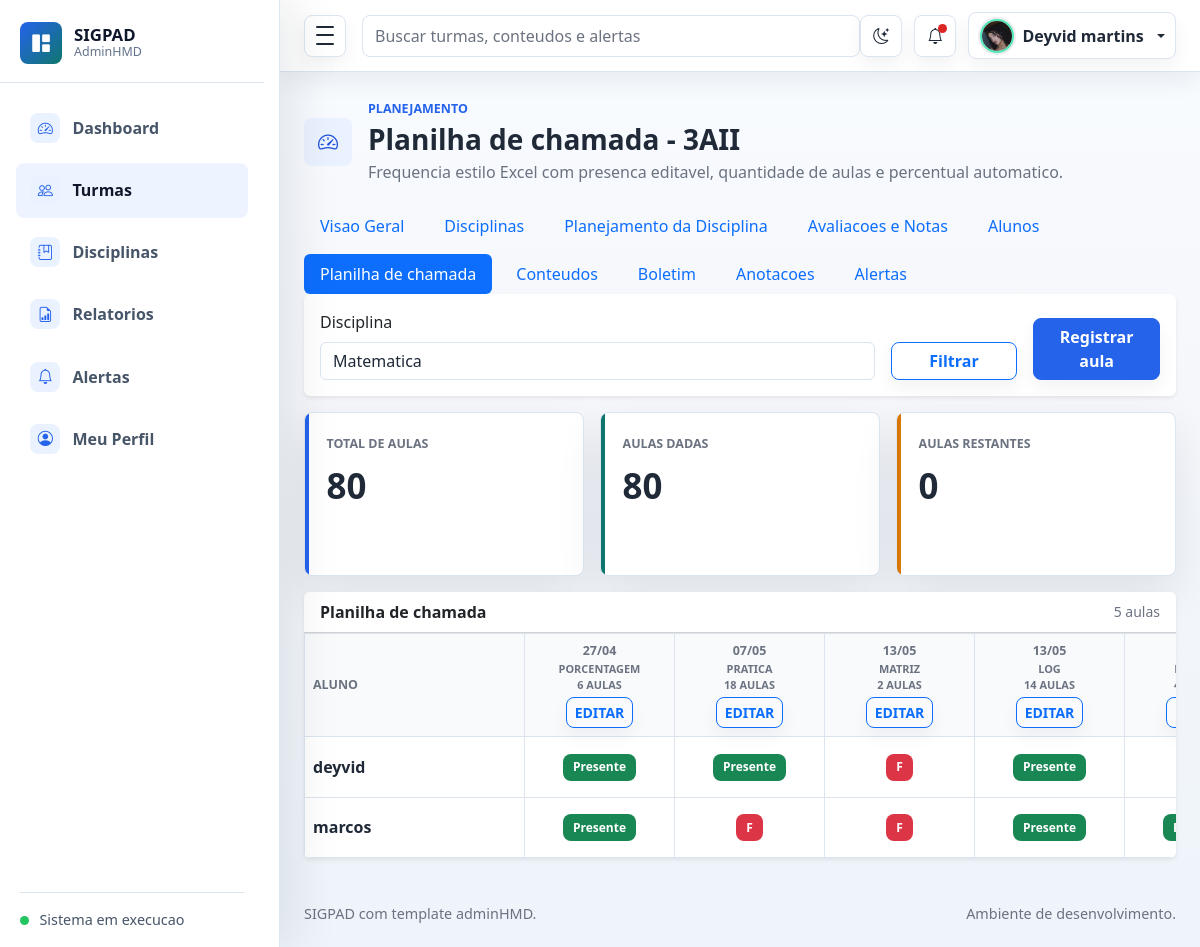
The page /turmas/3/chamada/ (signed in) on the database as committed earlier.
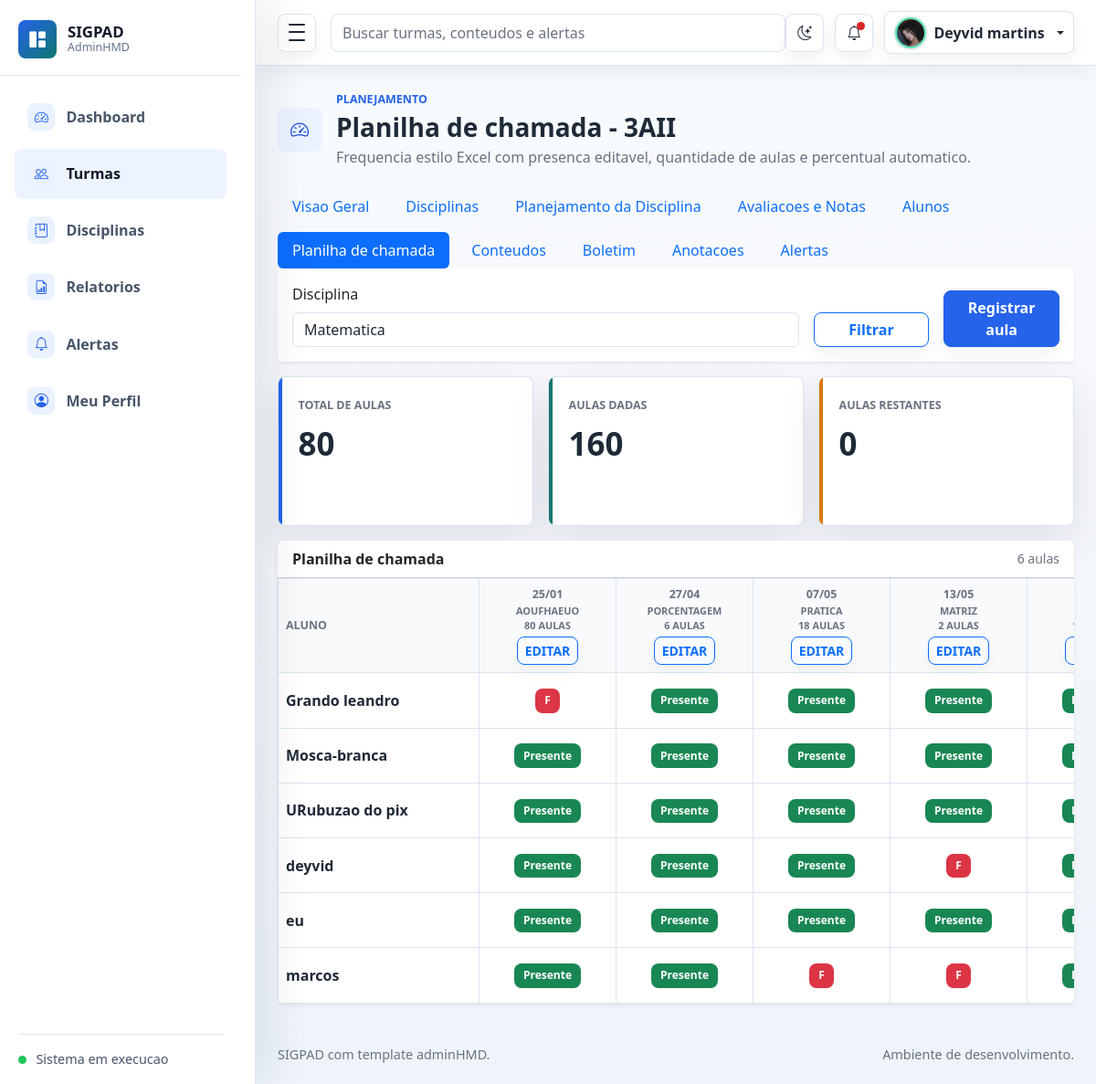
The same page on the database as committed later.
### planejamento/models.py (models this page shows, shortened)
class Aula(models.Model):
    turma = models.ForeignKey(Turma, verbose_name='turma', on_delete=models.CASCADE, related_name='aulas')
    disciplina = models.ForeignKey(Disciplina, verbose_name='disciplina', on_delete=models.CASCADE, related_name='aulas')
    data = models.DateField('data da aula')
    quantidade_aulas = models.PositiveIntegerField('quantidade de aulas', default=1)
    conteudo_aplicado = models.TextField('conteudo aplicado')
    observacao = models.TextField('observacao', blank=True, null=True)
    created_at = models.DateTimeField('criado em', auto_now_add=True)
    class Meta:
        verbose_name = 'Aula'
        verbose_name_plural = 'Aulas'
        ordering = ['data', 'disciplina__nome']

class Aluno(models.Model):
    turma = models.ForeignKey(Turma, verbose_name='turma', on_delete=models.CASCADE, related_name='alunos')
    nome = models.CharField('nome', max_length=150)
    matricula = models.CharField('matricula', max_length=50, blank=True, null=True)
    ativo = models.BooleanField('ativo', default=True)
    created_at = models.DateTimeField('criado em', auto_now_add=True)
    class Meta:
        verbose_name = 'Aluno'
        verbose_name_plural = 'Alunos'
        ordering = ['nome']

### planejamento/views.py (the view)
# urls.py: path('turmas/<int:turma_id>/chamada/', views.chamada_turma, name='chamada_turma'),
@login_required
def chamada_turma(request, turma_id):
    turma = get_object_or_404(Turma, id=turma_id, professor=request.user)
    disciplinas = list(turma.disciplinas.filter(professor=request.user))
    disciplina_id = request.GET.get('disciplina') or ''
    disciplina = None
    if disciplina_id:
        disciplina = next((item for item in disciplinas if str(item.id) == str(disciplina_id)), None)
    if disciplina is None and disciplinas:
        disciplina = disciplinas[0]
    alunos = list(turma.alunos.filter(ativo=True))
    aulas = list(turma.aulas.filter(disciplina=disciplina).order_by('data', 'id')) if disciplina else []
    total_aulas = sum(aula.quantidade_aulas for aula in aulas)
    aulas_previstas = disciplina.quantidade_aulas if disciplina else 0
    aulas_restantes = max(aulas_previstas - total_aulas, 0)
    presencas = {
        (presenca.aluno_id, presenca.aula_id): presenca
        for presenca in Presenca.objects.filter(aula__in=aulas, aluno__in=alunos)
    }
    linhas = []
    for aluno in alunos:
        cells = []
        faltas = 0
        presencas_total = 0
        for aula in aulas:
            presenca = presencas.get((aluno.id, aula.id))
            presente = True if presenca is None else presenca.presente
            if presente:
                presencas_total += aula.quantidade_aulas
            else:
                faltas += aula.quantidade_aulas
            cells.append({'aula': aula, 'presenca': presenca, 'presente': presente})
        percentual = _percentual_presenca(presencas_total, total_aulas)
        linhas.append({
            'aluno': aluno,
            'presencas': cells,
            'faltas': faltas,
            'percentual': percentual,
            'situacao_frequencia': 'Baixa frequencia' if percentual is not None and percentual < Decimal('75.00') else 'Regular',
        })
    return render(request, 'turmas/chamada.html', {
        'turma': turma,
        'disciplina': disciplina,
        'disciplinas_filtro': [
            {'id': str(item.id), 'nome': item.nome, 'selected': disciplina and item.id == disciplina.id}
            for item in disciplinas
        ],
        'aulas': aulas,
        'total_aulas': total_aulas,
        'aulas_previstas': aulas_previstas,
        'aulas_restantes': aulas_restantes,
        'linhas': linhas,
    })

### planejamento/context_processors.py (called while the page is built)
def perfil_usuario_logado(request):
    if not request.user.is_authenticated:
        return {'perfil_usuario_logado': None}
    perfil, _ = PerfilUsuario.objects.get_or_create(usuario=request.user)
    alertas = Alerta.objects.filter(usuario=request.user, lido=False)
    return {
        'perfil_usuario_logado': perfil,
        'alertas_nao_lidos_navbar': alertas.count(),
        'alertas_navbar': alertas_gerais_usuario(request.user),
    }

### planejamento/models.py (called while the page is built)
    def get_badge_class(self):
        classes = {
            'INICIO': 'text-bg-primary',
            'ATRASO': 'text-bg-danger',
            'SISTEMA': 'text-bg-warning',
        }
        if self.lido:
            return 'text-bg-secondary'
        return classes.get(self.tipo, 'text-bg-secondary')

    def get_icon_class(self):
        icons = {
            'INICIO': 'bi bi-play-circle',
            'ATRASO': 'bi bi-exclamation-triangle',
            'SISTEMA': 'bi bi-info-circle',
        }
        return icons.get(self.tipo, 'bi bi-bell')

### templates/turmas/chamada.html (shortened to what the changed rows need)
{% extends 'base.html' %}
{% block page_title %}Planilha de chamada - {{ turma.nome }}{% endblock %}
{% block content %}
<section class="row g-3 mb-3">
    <div class="col-12 col-md-4">
        <div class="metric-card metric-success">
            <div class="metric-label">Aulas dadas</div>
            <div class="metric-value">{{ total_aulas }}</div>
        </div>
    </div>
</section>
<section class="card border-0 shadow-sm spreadsheet-panel">
    <div class="card-header bg-white d-flex flex-wrap justify-content-between align-items-center gap-2">
        <strong>Planilha de chamada</strong>
        <span class="text-muted small">{{ aulas|length }} aula{{ aulas|length|pluralize }}</span>
    </div>
    <div class="table-responsive spreadsheet-scroll">
        <table class="table table-bordered table-hover align-middle mb-0 spreadsheet-table">
            <thead>
                <tr>
                    <th class="sticky-col aluno-col">Aluno</th>
                    {% for aula in aulas %}
                        <th class="text-center presenca-col">
                            <span class="d-block fw-semibold">{{ aula.data|date:'d/m' }}</span>
                            <span class="d-block text-muted small">{{ aula.conteudo_aplicado|truncatechars:32 }}</span>
                            <span class="d-block text-muted small">{{ aula.quantidade_aulas }} aula{{ aula.quantidade_aulas|pluralize }}</span>
                            <a href="{% url 'editar_chamada' turma.id aula.id %}" class="btn btn-sm btn-outline-primary mt-1">Editar</a>
                        </th>
                    {% empty %}
                        <th class="text-center presenca-col">Aulas</th>
                    {% endfor %}
                </tr>
            </thead>
            <tbody>
                {% for linha in linhas %}
                    <tr>
                        <th class="sticky-col aluno-col bg-white">{{ linha.aluno.nome }}</th>
                        {% for cell in linha.presencas %}
                            <td class="text-center">
                                {% if cell.presente %}
                                    <span class="badge text-bg-success">Presente</span>
                                {% else %}
                                    <span class="badge text-bg-danger">F</span>
                                {% endif %}
                            </td>
                        {% empty %}
                            <td class="text-center text-muted">Nenhuma aula</td>
                        {% endfor %}
                    </tr>
                {% empty %}
                    <tr>
                        <td colspan="99" class="text-center text-muted py-4">Nenhum aluno cadastrado nesta turma.</td>
                    </tr>
                {% endfor %}
            </tbody>
        </table>
    </div>
</section>
{% endblock %}

Rows that differ between the two databases and show on the page:
no longer on this page (row unchanged): Aula: data "13/05", conteudo_aplicado "LOG", quantidade_aulas "14", shows "Presente"
added Aula: data "25/01", conteudo_aplicado "AOUFHAEUO", quantidade_aulas "80", shows "Presente"
added Aluno: aluno.nome "Grando leandro", Aula (shows "Presente"), Aula (shows "Presente"), Aula (shows "Presente")
added Aluno: aluno.nome "Mosca-branca", Aula (shows "Presente"), Aula (shows "Presente"), Aula (shows "Presente")
added Aluno: aluno.nome "URubuzao do pix", Aula (shows "Presente"), Aula (shows "Presente"), Aula (shows "Presente")
added Aluno: aluno.nome "eu", Aula (shows "Presente"), Aula (shows "Presente"), Aula (shows "Presente")
Other text that changed with them:
{{ total_aulas }}: "80" → "160"
{{ aulas|length }}: "5" → "6"
